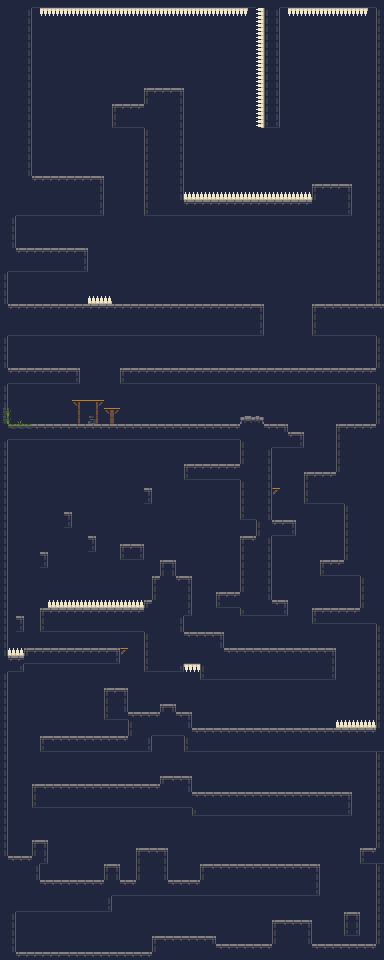

This is a level from a 2D game, rendered from its Tiled map with the project's own tilesets. A one-line summary and the map file follow, with tile-layer data summarised:
An orthogonal 48x120 tile map with 8x8 px tiles, 2 tile layers (background, foreground), 3 tilesets and 107 objects (9x spikes, 4x jump-through, 4x baddie, 3x slime, 2x map-change, ...).

<map version="1.2" tiledversion="1.2.4" orientation="orthogonal" renderorder="right-down" width="48" height="120" tilewidth="8" tileheight="8" infinite="0" nextlayerid="10" nextobjectid="187">
 <tileset firstgid="1" source="cavesofgallet_tiles.tsx" />
 <tileset firstgid="97" source="cavesofgallet_tiles_transparent.tsx" />
 <tileset firstgid="193" source="lightsource.tsx" />
 <layer id="1" name="background" width="48" height="120">
  <data>[5760 cells, 5760 non-empty, 13 distinct tile ids]</data>
 </layer>
 <objectgroup id="2" name="lights">
  <object id="45" gid="193" x="-88" y="272" width="143.091" height="104" />
  <object id="151" gid="193" x="-88" y="1000" width="143.091" height="104" />
 </objectgroup>
 <objectgroup id="3" name="platforms">
  <object id="1" x="0" y="248" width="88" height="24" />
  <object id="6" x="0" y="304" width="264" height="32" />
  <object id="9" x="376" y="0" width="16" height="960" />
  <object id="11" x="0" y="960" width="392" height="8" />
  <object id="12" x="-8" y="0" width="8" height="960" />
  <object id="13" x="-8" y="-8" width="400" height="16" />
  <object id="17" x="312" y="304" width="72" height="32" />
  <object id="18" x="120" y="368" width="264" height="16" />
  <object id="19" x="336" y="424" width="48" height="56" />
  <object id="23" x="0" y="424" width="288" height="16" />
  <object id="24" x="0" y="368" width="80" height="16" />
  <object id="25" x="240" y="416" width="24" height="8" />
  <object id="31" x="0" y="384" width="8" height="40" />
  <object id="32" x="0" y="336" width="8" height="32" />
  <object id="33" x="376" y="336" width="8" height="32" />
  <object id="34" x="376" y="384" width="8" height="40" />
  <object id="37" type="jump-through" x="72" y="400" width="32">
   <properties>
    <property name="jump-through" type="bool" value="true" />
   </properties>
  </object>
  <object id="40" type="jump-through" x="104" y="408" width="16">
   <properties>
    <property name="jump-through" type="bool" value="true" />
   </properties>
  </object>
  <object id="43" x="0" y="272" width="8" height="32" />
  <object id="44" x="0" y="176" width="104" height="40" />
  <object id="47" x="304" y="472" width="80" height="32" />
  <object id="49" x="320" y="560" width="64" height="16" />
  <object id="51" x="344" y="504" width="40" height="56" />
  <object id="52" x="360" y="568" width="24" height="40" />
  <object id="53" x="240" y="440" width="32" height="80" />
  <object id="55" x="256" y="520" width="40" height="16" />
  <object id="58" x="240" y="536" width="32" height="64" />
  <object id="59" x="240" y="600" width="48" height="16" />
  <object id="60" x="312" y="608" width="72" height="16" />
  <object id="61" x="200" y="648" width="136" height="32" />
  <object id="64" type="jump-through" x="272" y="488" width="8" height="8">
   <properties>
    <property name="jump-through" type="bool" value="true" />
   </properties>
  </object>
  <object id="67" x="272" y="432" width="32" height="16" />
  <object id="69" x="184" y="632" width="40" height="32" />
  <object id="70" x="160" y="560" width="16" height="24" />
  <object id="71" x="152" y="576" width="40" height="40" />
  <object id="72" x="144" y="600" width="40" height="72" />
  <object id="74" x="216" y="592" width="24" height="16" />
  <object id="75" x="40" y="608" width="120" height="24" />
  <object id="78" x="120" y="544" width="24" height="16" />
  <object id="79" x="88" y="536" width="8" height="16" />
  <object id="80" x="64" y="512" width="8" height="16" />
  <object id="81" x="40" y="552" width="8" height="16" />
  <object id="82" x="144" y="488" width="8" height="16" />
  <object id="83" x="16" y="616" width="8" height="16" />
  <object id="85" x="184" y="464" width="64" height="16" />
  <object id="87" x="8" y="656" width="112" height="8" />
  <object id="88" x="24" y="648" width="96" height="16" />
  <object id="90" x="104" y="688" width="24" height="32" />
  <object id="91" x="128" y="712" width="32" height="24" />
  <object id="92" x="160" y="704" width="16" height="32" />
  <object id="95" x="0" y="736" height="8" />
  <object id="96" x="40" y="736" width="112" height="16" />
  <object id="99" x="176" y="712" width="16" height="24" />
  <object id="100" x="184" y="728" width="200" height="24" />
  <object id="102" x="376" y="624" width="8" height="104" />
  <object id="104" x="32" y="784" width="128" height="24" />
  <object id="105" x="160" y="776" width="32" height="32" />
  <object id="106" x="192" y="792" width="160" height="24" />
  <object id="109" x="0" y="856" width="40" height="32" />
  <object id="110" x="32" y="840" width="16" height="24" />
  <object id="111" x="0" y="880" width="112" height="32" />
  <object id="112" x="104" y="864" width="16" height="16" />
  <object id="113" x="136" y="848" width="32" height="48" />
  <object id="115" x="168" y="880" width="32" height="16" />
  <object id="117" x="200" y="864" width="120" height="32" />
  <object id="118" x="360" y="848" width="16" height="16" />
  <object id="120" x="344" y="912" width="16" height="24" />
  <object id="121" x="312" y="944" width="72" height="16" />
  <object id="122" x="272" y="920" width="40" height="40" />
  <object id="123" x="216" y="944" width="56" height="16" />
  <object id="124" x="152" y="936" width="64" height="24" />
  <object id="125" x="0" y="952" width="152" height="8" />
  <object id="127" x="8" y="664" width="16" height="8" />
  <object id="129" type="jump-through" x="120" y="648" width="8" height="8">
   <properties>
    <property name="jump-through" type="bool" value="true" />
   </properties>
  </object>
  <object id="135" name="spikes" x="336" y="720" width="40" height="8" />
  <object id="137" name="spikes" x="8" y="648" width="16" height="8" />
  <object id="141" name="spikes" x="184" y="664" width="16" height="8" />
  <object id="146" name="spikes" x="48" y="600" width="96" height="8" />
  <object id="160" x="144" y="88" width="40" height="128" />
  <object id="162" x="184" y="200" width="168" height="16" />
  <object id="163" x="312" y="184" width="40" height="16" />
  <object id="165" name="spikes" x="184" y="192" width="128" height="8" />
  <object id="166" x="264" y="0" width="16" height="128" />
  <object id="167" name="spikes" x="256" y="0" width="8" height="128" />
  <object id="170" x="112" y="104" width="32" height="24" />
  <object id="173" x="0" y="0" width="32" height="176" />
  <object id="175" name="spikes" x="40" y="8" width="208" height="8" />
  <object id="176" name="spikes" x="288" y="8" width="80" height="8" />
  <object id="178" x="112" y="880" width="24" height="16" />
  <object id="180" x="0" y="440" width="8" height="416" />
  <object id="181" name="spikes" x="88" y="296" width="24" height="8" />
 </objectgroup>
 <objectgroup id="4" name="spawn">
  <object id="2" name="caves" x="8" y="232" width="8" height="8" />
  <object id="144" name="start" x="96" y="936" width="8" height="8" />
  <object id="152" name="caves3" x="8" y="936" width="8" height="8" />
  <object id="185" name="powerup-spawn" x="328" y="168" />
 </objectgroup>
 <objectgroup id="5" name="powerups">
  <object id="184" name="healthIncrease1" x="328" y="168" width="8" height="8" />
 </objectgroup>
 <objectgroup id="6" name="enemies">
  <object id="26" name="baddie" x="192" y="296" width="8" height="8" />
  <object id="29" name="baddie" x="272" y="360" width="8" height="8" />
  <object id="30" name="slime" x="120" y="416" width="8" height="8" />
  <object id="130" name="slime" x="208" y="720" width="8" height="8" />
  <object id="131" name="slime" x="56" y="864" width="8" height="8" />
  </objectgroup>
 <objectgroup id="7" name="triggers">
  <!-- 2 objects omitted --></objectgroup>
 <objectgroup id="8" name="NOTES" />
 <layer id="9" name="foreground" width="48" height="120">
  <data>[5760 cells, 252 non-empty, 10 distinct tile ids]</data>
 </layer>
</map>
<!-- 4 of 107 objects omitted -->
